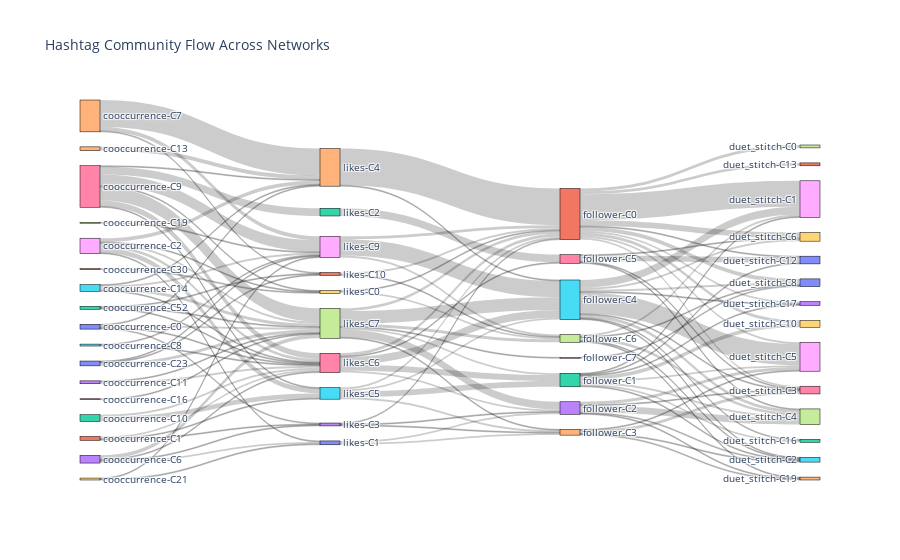

The code cell stored with this chart in its notebook:
### Code cell
# 3. Getting Sankey Diagram using Plotly
import plotly.graph_objects as go

# Get unique community labels
labels = sorted(set([src for src, _ in flows] + [tgt for _, tgt in flows]))
label_to_idx = {label: i for i, label in enumerate(labels)}

# Build Sankey links
source = [label_to_idx[src] for src, tgt in flows]
target = [label_to_idx[tgt] for src, tgt in flows]
value = [count for count in flows.values()]

# Plot
fig = go.Figure(data=[go.Sankey(
    node=dict(
        pad=15,
        thickness=20,
        line=dict(color="black", width=0.5),
        label=labels
    ),
    link=dict(
        source=source,
        target=target,
        value=value
    ))])

fig.update_layout(title_text="Hashtag Community Flow Across Networks", font_size=10)
fig.show()

### Figure 1 — Plotly figure (JSON) as saved in the notebook; plotly's stock layout.template omitted (floating-point values rounded to 4 significant figures)
{"data": [{"link": {"source": [13, 47, 33, 16, 47, 35, 10, 47, 37, 4, 44, 31, 2, 46, 32, 16, 46, 36, 8, 44, 35, 16, 42, 36, 14, 31, 8, 32, 13, 40, 31, 31, 3, 46, 35, 1, 45, 3, 47, 32, 35, 5, 48, 37, 31, 5, 37, 15, 48, 31, 16, 48, 1, 46, 2, 45, 32, 10, 41, 31, 5, 31, 31, 35, 36, 14, 32, 7, 11, 39, 37, 0, 32, 47, 33, 12, 46, 33, 35, 31, 35, 5, 13, 8, 45, 34, 10, 16, 45, 33, 8, 0, 47, 36, 34, 9, 9, 40, 34, 0, 35, 8, 34, 16, 0, 43, 12, 41, 32, 32, 47, 38, 13, 43, 33, 1, 43, 14, 15, 16, 37, 35, 6, 8, 39, 12], "target": [47, 33, 27, 47, 35, 28, 47, 37, 24, 44, 31, 20, 46, 32, 19, 46, 36, 27, 44, 35, 18, 42, 36, 26, 44, 18, 46, 25, 40, 33, 26, 29, 46, 35, 30, 45, 35, 47, 32, 23, 27, 48, 37, 18, 23, 47, 27, 48, 31, 30, 48, 35, 46, 31, 45, 32, 28, 41, 31, 21, 46, 19, 17, 29, 20, 48, 27, 48, 39, 37, 25, 44, 22, 31, 28, 46, 33, 25, 26, 28, 25, 44, 46, 45, 34, 26, 48, 45, 31, 26, 47, 47, 34, 29, 25, 48, 40, 34, 28, 46, 22, 40, 24, 44, 43, 34, 41, 37, 18, 20, 38, 30, 43, 33, 24, 43, 31, 41, 46, 39, 30, 23, 47, 39, 31, 47], "value": [4, 8, 7, 14, 13, 22, 3, 3, 1, 4, 38, 1, 2, 6, 4, 6, 1, 1, 4, 1, 8, 8, 8, 1, 28, 27, 3, 1, 2, 2, 2, 6, 2, 8, 2, 1, 2, 1, 2, 1, 3, 2, 2, 2, 2, 3, 3, 1, 3, 4, 12, 17, 2, 3, 5, 6, 2, 1, 2, 3, 1, 3, 3, 2, 6, 4, 2, 1, 1, 2, 1, 1, 2, 3, 3, 1, 2, 1, 1, 2, 1, 1, 1, 5, 2, 3, 1, 1, 2, 1, 2, 2, 1, 1, 1, 1, 1, 2, 1, 1, 1, 1, 1, 1, 1, 1, 1, 1, 1, 1, 1, 1, 1, 1, 1, 1, 1, 1, 1, 1, 1, 1, 1, 1, 1, 1]}, "node": {"label": ["cooccurrence-C0", "cooccurrence-C1", "cooccurrence-C10", "cooccurrence-C11", "cooccurrence-C13", "cooccurrence-C14", "cooccurrence-C16", "cooccurrence-C19", "cooccurrence-C2", "cooccurrence-C21", "cooccurrence-C23", "cooccurrence-C30", "cooccurrence-C52", "cooccurrence-C6", "cooccurrence-C7", "cooccurrence-C8", "cooccurrence-C9", "duet_stitch-C0", "duet_stitch-C1", "duet_stitch-C10", "duet_stitch-C12", "duet_stitch-C13", "duet_stitch-C16", "duet_stitch-C17", "duet_stitch-C19", "duet_stitch-C2", "duet_stitch-C3", "duet_stitch-C4", "duet_stitch-C5", "duet_stitch-C6", "duet_stitch-C8", "follower-C0", "follower-C1", "follower-C2", "follower-C3", "follower-C4", "follower-C5", "follower-C6", "follower-C7", "likes-C0", "likes-C1", "likes-C10", "likes-C2", "likes-C3", "likes-C4", "likes-C5", "likes-C6", "likes-C7", "likes-C9"], "line": {"color": "black", "width": 0.5}, "pad": 15, "thickness": 20}, "type": "sankey"}], "layout": {"font": {"size": 10}, "title": {"text": "Hashtag Community Flow Across Networks"}}}
